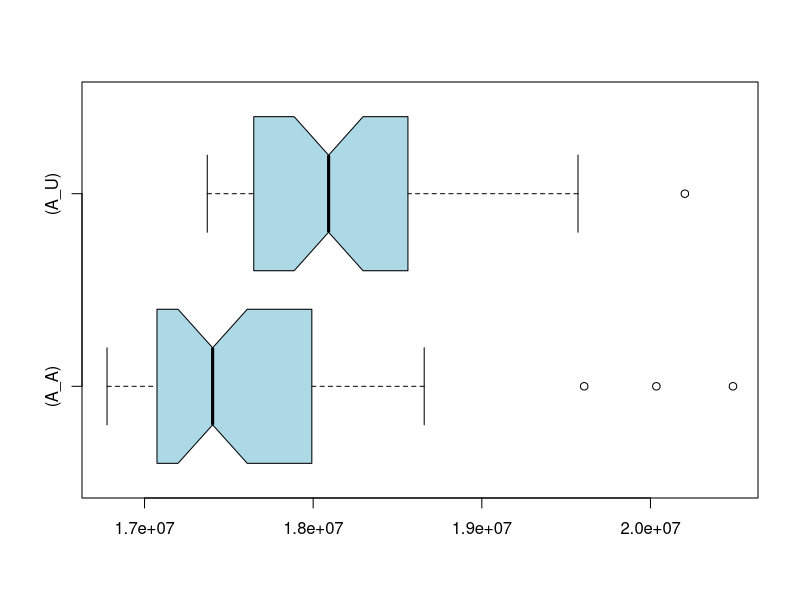

Source code (R):
if (exists("A_A")) remove("A_A")
if (exists("A_U")) remove("A_U")
if (exists("C_A")) remove("C_A")
if (exists("C_U")) remove("C_U")
A_U<-c(17407859,17834743,18410511,19460953,18603383,17404925,19296856,19570439,18079673,17590187,17746206,17887064,17372090,17507406,17376573,17647624,18103407,17660029,17645541,17592100,17512133,17433738,17478923,18360468,19123677,18112712,19047841,17538061,18417606,17782148,17891056,17747667,18608406,18341934,18261111,18561958,18536245,17757834,20204163,17987331,17666167,18608758,18442972,19050501,17661076,18488075,18257499,18247346,18887282,18646582)
A_A<-c(20035024,17663944,16939994,16885505,16777739,17430733,17230997,18134541,17073864,16789565,17096609,17042859,17092003,17101275,17130626,18443160,17382829,16997931,16895364,16919801,17014403,17103928,17449859,17102106,17826431,17797688,20489254,17652225,18658401,17420409,16946499,16984657,17822889,19607101,18336284,18042847,17698116,17061582,17779531,17387371,18387117,18392791,18137918,17591884,17369744,17192779,17992133,18399885,17461073,17177365)
if (exists("A_U")) boxplot.stats(A_U)
if (exists("A_A")) boxplot.stats(A_A)
if (exists("C_U")) boxplot.stats(C_U)
if (exists("C_A")) boxplot.stats(C_A)
if (exists("A_U")) summary(A_U)
if (exists("A_A")) summary(A_A)
if (exists("C_U")) summary(C_U)
if (exists("C_A")) summary(C_A)
if (exists("A_U")) boxplot(A_A,A_U,col="lightblue",horizontal=TRUE,match=TRUE,names=c("(A_A)","(A_U)"),notch=TRUE)
if (exists("C_U")) boxplot(C_A,C_U,col="lightblue",horizontal=TRUE,match=TRUE,names=c("(C_A)","(C_U)"),notch=TRUE)
